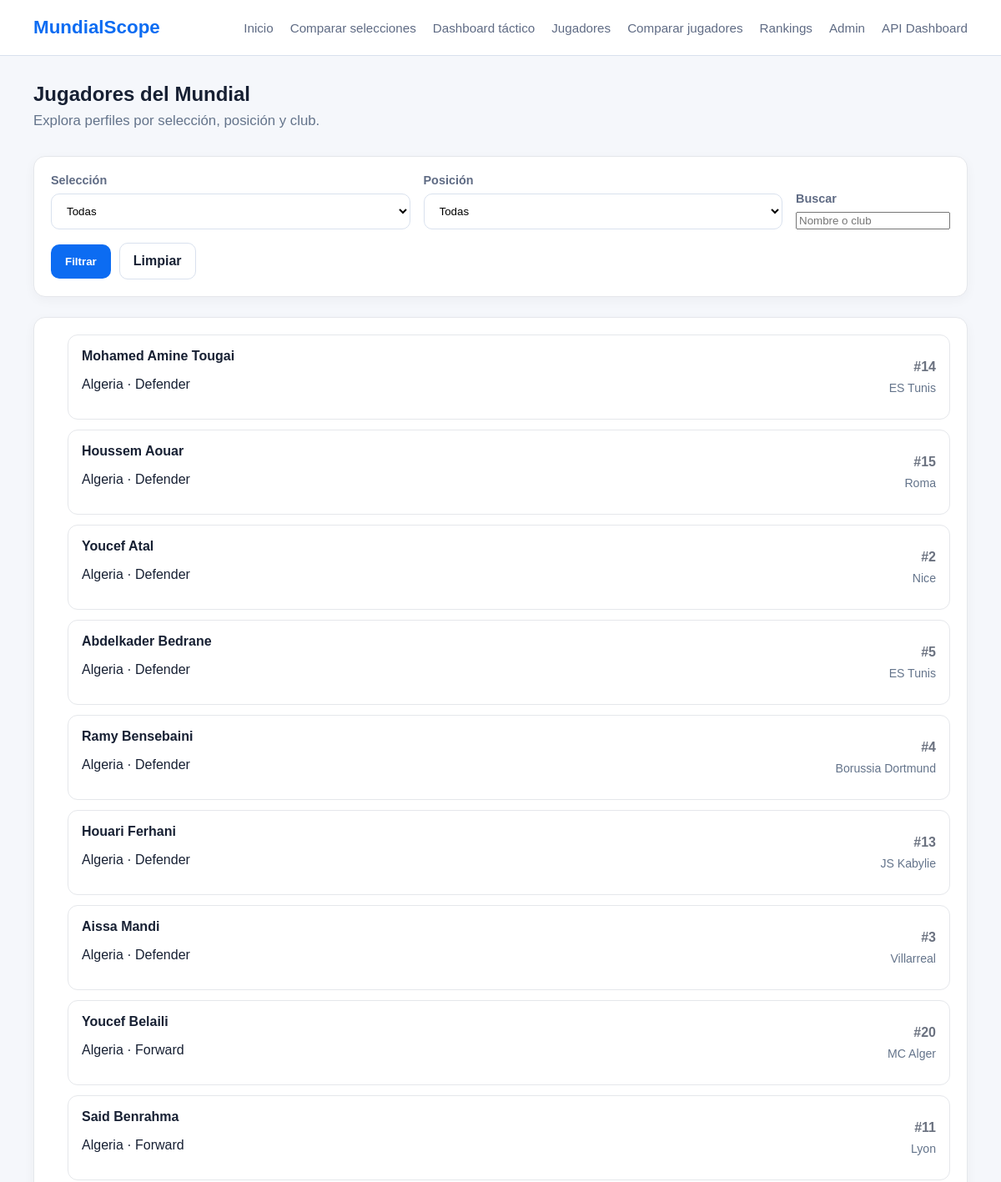
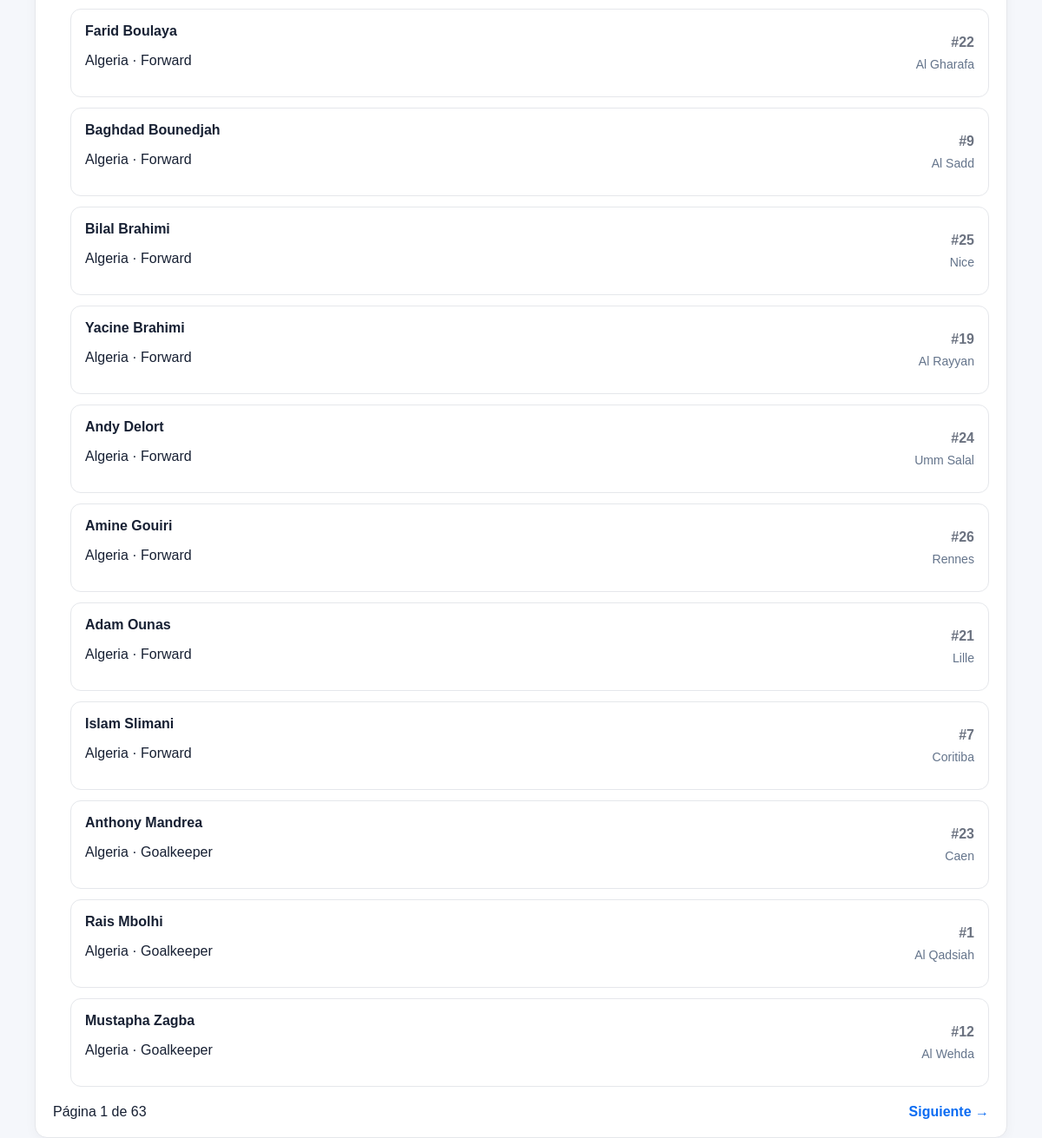
Screenshot of /players/ with the database file from the repository (2 pictures, top to bottom).
### players/models.py (models this page shows, shortened)
class Player(models.Model):
    class Position(models.TextChoices):
        GOALKEEPER = "GK", "Goalkeeper"
        DEFENDER = "DF", "Defender"
        MIDFIELDER = "MF", "Midfielder"
        FORWARD = "FW", "Forward"
    class PreferredFoot(models.TextChoices):
        RIGHT = "right", "Right"
        LEFT = "left", "Left"
        BOTH = "both", "Both"
    team = models.ForeignKey(
        "teams.Team",
        on_delete=models.CASCADE,
        related_name="players",
    )
    first_name = models.CharField(max_length=60)
    last_name = models.CharField(max_length=60)
    shirt_number = models.PositiveIntegerField(null=True, blank=True)
    position = models.CharField(max_length=2, choices=Position.choices)
    date_of_birth = models.DateField(null=True, blank=True)
    club = models.CharField(max_length=100, blank=True)
    market_value = models.DecimalField(max_digits=12, decimal_places=2, null=True, blank=True)
    caps = models.PositiveIntegerField(default=0)
    international_goals = models.PositiveIntegerField(default=0)
    preferred_foot = models.CharField(
        max_length=10,
        choices=PreferredFoot.choices,
        blank=True
    )
    height_cm = models.PositiveIntegerField(null=True, blank=True)
    is_called_up = models.BooleanField(default=True)
    external_id = models.CharField(max_length=100, blank=True, null=True, unique=True)
    class Meta:
        ordering = ["last_name", "first_name"]
        unique_together = ("team", "shirt_number")
    @property
    def full_name(self):
        return f"{self.first_name} {self.last_name}"

### teams/models.py (models this page shows, shortened)
class Team(models.Model):
    class Confederation(models.TextChoices):
        UEFA = "UEFA", "UEFA"
        CONMEBOL = "CONMEBOL", "CONMEBOL"
        CONCACAF = "CONCACAF", "CONCACAF"
        CAF = "CAF", "CAF"
        AFC = "AFC", "AFC"
        OFC = "OFC", "OFC"
    name = models.CharField(max_length=100, unique=True)
    fifa_code = models.CharField(max_length=3, unique=True)
    confederation = models.CharField(max_length=10, choices=Confederation.choices)
    coach = models.CharField(max_length=100, blank=True)
    fifa_ranking = models.PositiveIntegerField(null=True, blank=True)
    group = models.CharField(max_length=1, blank=True)
    primary_color = models.CharField(max_length=7, blank=True)
    secondary_color = models.CharField(max_length=7, blank=True)
    is_active = models.BooleanField(default=True)
    external_id = models.CharField(max_length=100, blank=True, null=True, unique=True)
    class Meta:
        ordering = ["name"]

### players/views.py (the view)
# urls.py: path("", PlayerListPageView.as_view(), name="player-list"),
class PlayerListPageView(ListView):
    model = Player
    template_name = "players/player_list.html"
    context_object_name = "players"
    paginate_by = 20
    def get_queryset(self):
        queryset = (
            Player.objects.select_related("team")
            .filter(is_called_up=True)
            .order_by("team__name", "position", "last_name", "first_name")
        )
        team_id = self.request.GET.get("team")
        position = self.request.GET.get("position")
        search = self.request.GET.get("q")
        if team_id:
            queryset = queryset.filter(team_id=team_id)
        if position:
            queryset = queryset.filter(position=position)
        if search:
            queryset = queryset.filter(
                Q(first_name__icontains=search) |
                Q(last_name__icontains=search) |
                Q(club__icontains=search)
            )
        return queryset
    def get_context_data(self, **kwargs):
        context = super().get_context_data(**kwargs)
        context["teams"] = Team.objects.filter(is_active=True).order_by("name")
        context["positions"] = Player.Position.choices
        context["selected_team"] = self.request.GET.get("team", "")
        context["selected_position"] = self.request.GET.get("position", "")
        context["search_query"] = self.request.GET.get("q", "")
        return context

### templates/players/player_list.html (shortened to what this page needs)
{% extends "base.html" %}
{% block content %}
<section class="page-header">
    <h1>Jugadores del Mundial</h1>
    <p class="hero-text">Explora perfiles por selección, posición y club.</p>
</section>
<section class="card filters-card">
    <form method="get" class="compare-form">
        <div class="filter-group">
            <label for="team">Selección</label>
            <select name="team" id="team">
                <option value="">Todas</option>
            </select>
        </div>
        <div class="filter-group">
            <label for="position">Posición</label>
            <select name="position" id="position">
                <option value="">Todas</option>
            </select>
        </div>
        <div class="filter-group">
            <label for="q">Buscar</label>
            <input type="text" name="q" id="q" value="{{ search_query }}" placeholder="Nombre o club">
        </div>
        <div class="filter-actions">
            <button type="submit" class="btn-primary">Filtrar</button>
            <a href="{% url 'players:player-list' %}" class="btn-secondary">Limpiar</a>
        </div>
    </form>
</section>
<section class="card">
    <div class="player-list">
        {% for player in players %}
            <a class="player-row" href="{% url 'players:player-detail' player.pk %}">
                <div>
                    <strong>{{ player.full_name }}</strong>
                    <p>{{ player.team.name }} · {{ player.get_position_display }}</p>
                </div>
                <div class="match-meta">
                    <strong>#{{ player.shirt_number|default:"-" }}</strong>
                    <span>{{ player.club|default:"-" }}</span>
                </div>
            </a>
        {% empty %}
            <p>No se encontraron jugadores con esos filtros.</p>
        {% endfor %}
    </div>
    {% if is_paginated %}
        <div class="pagination">
            <span>Página {{ page_obj.number }} de {{ paginator.num_pages }}</span>
            {% if page_obj.has_next %}
                <a href="?page={{ page_obj.next_page_number }}&team={{ selected_team }}&position={{ selected_position }}&q={{ search_query }}">Siguiente →</a>
            {% endif %}
        </div>
    {% endif %}
</section>
{% endblock %}

### static/css/styles.css (style rules this page uses)
:root { --bg: #f5f7fb; --surface: #ffffff; --text: #172033; --muted: #5f6b84; --border: #d9e1ee; --primary: #0c6cf2; --primary-dark: #0a56c2; --shadow: 0 10px 30px rgba(15, 23, 42, 0.08); --radius: 16px; --container: 1120px; }
* { box-sizing: border-box; }
body { margin: 0; font-family: Arial, sans-serif; background: var(--bg); color: var(--text); }
a { color: inherit; text-decoration: none; }
.hero-text { max-width: 720px; color: var(--muted); font-size: 1.05rem; }
.card { background: var(--surface); border: 1px solid var(--border); border-radius: var(--radius); padding: 24px; box-shadow: var(--shadow); }
.page-header { margin-bottom: 32px; }
.ranking-list, .player-list { margin: 0; padding-left: 20px; }
.player-list span, .ranking-list span { display: inline-block; margin-top: 4px; color: var(--muted); font-size: 0.92rem; }
.filters-card { margin-bottom: 24px; }
.filter-group { display: flex; flex-direction: column; gap: 8px; }
.filter-group label { font-size: 0.9rem; color: var(--muted); font-weight: 600; }
.filter-group select { padding: 12px 14px; border: 1px solid var(--border); border-radius: 10px; background: #fff; }
.filter-actions { display: flex; gap: 10px; align-items: center; }
.btn-primary, .btn-secondary { display: inline-block; padding: 12px 16px; border-radius: 10px; font-weight: 600; border: 1px solid transparent; }
.btn-primary { background: var(--primary); color: #fff; }
.btn-secondary { background: #fff; border-color: var(--border); color: var(--text); }
.match-meta { display: flex; flex-direction: column; align-items: flex-end; gap: 8px; }
.pagination { margin-top: 24px; display: flex; flex-wrap: wrap; gap: 12px; align-items: center; }
.pagination a { color: var(--primary); font-weight: 600; }
.compare-form { display: grid; grid-template-columns: 1fr 1fr auto; gap: 16px; align-items: end; }
.match-meta { min-width: 120px; text-align: right; display: flex; flex-direction: column; gap: 4px; color: #6b7280; }
.team-card, .player-row, .match-row { display: flex; justify-content: space-between; align-items: center; gap: 16px; padding: 16px; border: 1px solid #e5e7eb; border-radius: 12px; text-decoration: none; color: inherit; background: #ffffff; }
.player-list, .match-list { display: flex; flex-direction: column; gap: 12px; }
.pagination { display: flex; justify-content: space-between; align-items: center; margin-top: 20px; }
.card { background: #ffffff; border: 1px solid #e5e7eb; border-radius: 14px; padding: 1.25rem; box-shadow: 0 4px 14px rgba(15, 23, 42, 0.04); }
.match-meta { display: flex; flex-direction: column; align-items: flex-end; gap: 0.25rem; text-align: right; white-space: nowrap; }
.match-meta span { color: #64748b; font-size: 0.88rem; }
.page-header { margin-bottom: 2rem; }
.page-header h1 { margin-bottom: 0.5rem; }
.hero-text { margin: 0; color: #64748b; max-width: 60ch; }

### rows the page displays
Player: full_name "Mohamed Amine Tougai", team.name "Algeria", position "Defender", shirt_number "14", club "ES Tunis"
Player: full_name "Houssem Aouar", team.name "Algeria", position "Defender", shirt_number "15", club "Roma"
Player: full_name "Youcef Atal", team.name "Algeria", position "Defender", shirt_number "2", club "Nice"
Player: full_name "Abdelkader Bedrane", team.name "Algeria", position "Defender", shirt_number "5", club "ES Tunis"
Player: full_name "Ramy Bensebaini", team.name "Algeria", position "Defender", shirt_number "4", club "Borussia Dortmund"
Player: full_name "Houari Ferhani", team.name "Algeria", position "Defender", shirt_number "13", club "JS Kabylie"
Player: full_name "Aissa Mandi", team.name "Algeria", position "Defender", shirt_number "3", club "Villarreal"
Player: full_name "Youcef Belaili", team.name "Algeria", position "Forward", shirt_number "20", club "MC Alger"
Player: full_name "Said Benrahma", team.name "Algeria", position "Forward", shirt_number "11", club "Lyon"
Player: full_name "Farid Boulaya", team.name "Algeria", position "Forward", shirt_number "22", club "Al Gharafa"
Player: full_name "Baghdad Bounedjah", team.name "Algeria", position "Forward", shirt_number "9", club "Al Sadd"
Player: full_name "Bilal Brahimi", team.name "Algeria", position "Forward", shirt_number "25", club "Nice"
Player: full_name "Yacine Brahimi", team.name "Algeria", position "Forward", shirt_number "19", club "Al Rayyan"
Player: full_name "Andy Delort", team.name "Algeria", position "Forward", shirt_number "24", club "Umm Salal"
Player: full_name "Amine Gouiri", team.name "Algeria", position "Forward", shirt_number "26", club "Rennes"
Player: full_name "Adam Ounas", team.name "Algeria", position "Forward", shirt_number "21", club "Lille"
Player: full_name "Islam Slimani", team.name "Algeria", position "Forward", shirt_number "7", club "Coritiba"
Player: full_name "Anthony Mandrea", team.name "Algeria", position "Goalkeeper", shirt_number "23", club "Caen"
Player: full_name "Rais Mbolhi", team.name "Algeria", position "Goalkeeper", shirt_number "1", club "Al Qadsiah"
Player: full_name "Mustapha Zagba", team.name "Algeria", position "Goalkeeper", shirt_number "12", club "Al Wehda"

### other values shown
{{ page_obj.number }} "1"
{{ paginator.num_pages }} "63"
